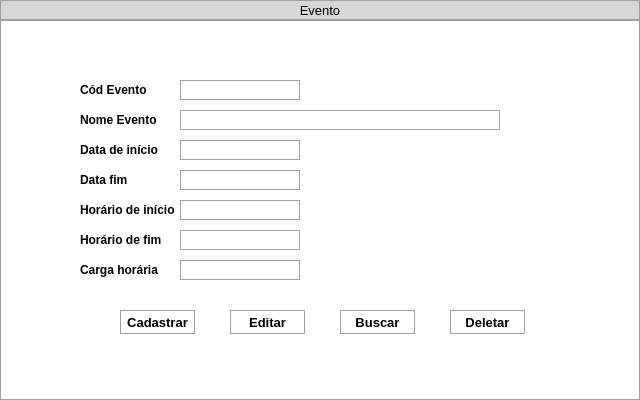
<?xml version="1.0" encoding="UTF-8"?>
<ui version="4.0">
 <class>Form</class>
 <widget class="QWidget" name="Form">
  <property name="geometry">
   <rect>
    <x>0</x>
    <y>0</y>
    <width>640</width>
    <height>400</height>
   </rect>
  </property>
  <property name="minimumSize">
   <size>
    <width>640</width>
    <height>400</height>
   </size>
  </property>
  <property name="maximumSize">
   <size>
    <width>640</width>
    <height>400</height>
   </size>
  </property>
  <property name="windowTitle">
   <string>Form</string>
  </property>
  <widget class="QWidget" name="widget_2" native="true">
   <property name="geometry">
    <rect>
     <x>0</x>
     <y>0</y>
     <width>640</width>
     <height>20</height>
    </rect>
   </property>
   <property name="minimumSize">
    <size>
     <width>640</width>
     <height>20</height>
    </size>
   </property>
   <property name="maximumSize">
    <size>
     <width>640</width>
     <height>20</height>
    </size>
   </property>
   <property name="styleSheet">
    <string notr="true">background-color: rgb(215, 215, 215);border: 1px solid;
border-color: rgb(159, 159, 159);</string>
   </property>
   <widget class="QLabel" name="label_3">
    <property name="geometry">
     <rect>
      <x>0</x>
      <y>0</y>
      <width>640</width>
      <height>20</height>
     </rect>
    </property>
    <property name="minimumSize">
     <size>
      <width>640</width>
      <height>20</height>
     </size>
    </property>
    <property name="maximumSize">
     <size>
      <width>640</width>
      <height>20</height>
     </size>
    </property>
    <property name="font">
     <font>
      <pointsize>10</pointsize>
     </font>
    </property>
    <property name="text">
     <string>Evento</string>
    </property>
    <property name="alignment">
     <set>Qt::AlignCenter</set>
    </property>
   </widget>
  </widget>
  <widget class="QWidget" name="widget" native="true">
   <property name="geometry">
    <rect>
     <x>0</x>
     <y>20</y>
     <width>640</width>
     <height>380</height>
    </rect>
   </property>
   <property name="minimumSize">
    <size>
     <width>640</width>
     <height>380</height>
    </size>
   </property>
   <property name="maximumSize">
    <size>
     <width>640</width>
     <height>380</height>
    </size>
   </property>
   <property name="styleSheet">
    <string notr="true">background-color: rgb(255, 255, 255);border: 1px solid;border-color: rgb(159, 159, 159);</string>
   </property>
   <widget class="QLabel" name="label">
    <property name="geometry">
     <rect>
      <x>80</x>
      <y>60</y>
      <width>100</width>
      <height>20</height>
     </rect>
    </property>
    <property name="minimumSize">
     <size>
      <width>100</width>
      <height>20</height>
     </size>
    </property>
    <property name="maximumSize">
     <size>
      <width>100</width>
      <height>20</height>
     </size>
    </property>
    <property name="font">
     <font>
      <pointsize>9</pointsize>
      <bold>true</bold>
     </font>
    </property>
    <property name="styleSheet">
     <string notr="true">border: 0px solid;</string>
    </property>
    <property name="text">
     <string>Cód Evento</string>
    </property>
   </widget>
   <widget class="QLabel" name="label_2">
    <property name="geometry">
     <rect>
      <x>80</x>
      <y>90</y>
      <width>100</width>
      <height>20</height>
     </rect>
    </property>
    <property name="minimumSize">
     <size>
      <width>100</width>
      <height>20</height>
     </size>
    </property>
    <property name="maximumSize">
     <size>
      <width>100</width>
      <height>20</height>
     </size>
    </property>
    <property name="font">
     <font>
      <pointsize>9</pointsize>
      <bold>true</bold>
     </font>
    </property>
    <property name="styleSheet">
     <string notr="true">border: 0px solid;</string>
    </property>
    <property name="text">
     <string>Nome Evento</string>
    </property>
   </widget>
   <widget class="QLabel" name="label_4">
    <property name="geometry">
     <rect>
      <x>80</x>
      <y>120</y>
      <width>100</width>
      <height>20</height>
     </rect>
    </property>
    <property name="minimumSize">
     <size>
      <width>100</width>
      <height>20</height>
     </size>
    </property>
    <property name="maximumSize">
     <size>
      <width>100</width>
      <height>20</height>
     </size>
    </property>
    <property name="font">
     <font>
      <pointsize>9</pointsize>
      <bold>true</bold>
     </font>
    </property>
    <property name="styleSheet">
     <string notr="true">border: 0px solid;</string>
    </property>
    <property name="text">
     <string>Data de início</string>
    </property>
   </widget>
   <widget class="QLabel" name="label_5">
    <property name="geometry">
     <rect>
      <x>80</x>
      <y>150</y>
      <width>100</width>
      <height>20</height>
     </rect>
    </property>
    <property name="minimumSize">
     <size>
      <width>100</width>
      <height>20</height>
     </size>
    </property>
    <property name="maximumSize">
     <size>
      <width>100</width>
      <height>20</height>
     </size>
    </property>
    <property name="font">
     <font>
      <pointsize>9</pointsize>
      <bold>true</bold>
     </font>
    </property>
    <property name="styleSheet">
     <string notr="true">border: 0px solid;</string>
    </property>
    <property name="text">
     <string>Data fim</string>
    </property>
   </widget>
   <widget class="QLabel" name="label_6">
    <property name="geometry">
     <rect>
      <x>80</x>
      <y>180</y>
      <width>100</width>
      <height>20</height>
     </rect>
    </property>
    <property name="minimumSize">
     <size>
      <width>100</width>
      <height>20</height>
     </size>
    </property>
    <property name="maximumSize">
     <size>
      <width>100</width>
      <height>20</height>
     </size>
    </property>
    <property name="font">
     <font>
      <pointsize>9</pointsize>
      <bold>true</bold>
     </font>
    </property>
    <property name="styleSheet">
     <string notr="true">border: 0px solid;</string>
    </property>
    <property name="text">
     <string>Horário de início</string>
    </property>
   </widget>
   <widget class="QLabel" name="label_7">
    <property name="geometry">
     <rect>
      <x>80</x>
      <y>210</y>
      <width>100</width>
      <height>20</height>
     </rect>
    </property>
    <property name="minimumSize">
     <size>
      <width>100</width>
      <height>20</height>
     </size>
    </property>
    <property name="maximumSize">
     <size>
      <width>100</width>
      <height>20</height>
     </size>
    </property>
    <property name="font">
     <font>
      <pointsize>9</pointsize>
      <bold>true</bold>
     </font>
    </property>
    <property name="styleSheet">
     <string notr="true">border: 0px solid;</string>
    </property>
    <property name="text">
     <string>Horário de fim</string>
    </property>
   </widget>
   <widget class="QLabel" name="label_8">
    <property name="geometry">
     <rect>
      <x>80</x>
      <y>240</y>
      <width>100</width>
      <height>20</height>
     </rect>
    </property>
    <property name="minimumSize">
     <size>
      <width>100</width>
      <height>20</height>
     </size>
    </property>
    <property name="maximumSize">
     <size>
      <width>100</width>
      <height>20</height>
     </size>
    </property>
    <property name="font">
     <font>
      <pointsize>9</pointsize>
      <bold>true</bold>
     </font>
    </property>
    <property name="styleSheet">
     <string notr="true">border: 0px solid;</string>
    </property>
    <property name="text">
     <string>Carga horária</string>
    </property>
   </widget>
   <widget class="QLineEdit" name="lineEdit">
    <property name="geometry">
     <rect>
      <x>180</x>
      <y>60</y>
      <width>120</width>
      <height>20</height>
     </rect>
    </property>
    <property name="minimumSize">
     <size>
      <width>120</width>
      <height>20</height>
     </size>
    </property>
    <property name="maximumSize">
     <size>
      <width>120</width>
      <height>20</height>
     </size>
    </property>
    <property name="text">
     <string/>
    </property>
   </widget>
   <widget class="QLineEdit" name="lineEdit_2">
    <property name="geometry">
     <rect>
      <x>180</x>
      <y>210</y>
      <width>120</width>
      <height>20</height>
     </rect>
    </property>
    <property name="minimumSize">
     <size>
      <width>120</width>
      <height>20</height>
     </size>
    </property>
    <property name="maximumSize">
     <size>
      <width>120</width>
      <height>20</height>
     </size>
    </property>
    <property name="text">
     <string/>
    </property>
   </widget>
   <widget class="QLineEdit" name="lineEdit_3">
    <property name="geometry">
     <rect>
      <x>180</x>
      <y>240</y>
      <width>120</width>
      <height>20</height>
     </rect>
    </property>
    <property name="minimumSize">
     <size>
      <width>120</width>
      <height>20</height>
     </size>
    </property>
    <property name="maximumSize">
     <size>
      <width>120</width>
      <height>20</height>
     </size>
    </property>
    <property name="text">
     <string/>
    </property>
   </widget>
   <widget class="QLineEdit" name="lineEdit_4">
    <property name="geometry">
     <rect>
      <x>180</x>
      <y>180</y>
      <width>120</width>
      <height>20</height>
     </rect>
    </property>
    <property name="minimumSize">
     <size>
      <width>120</width>
      <height>20</height>
     </size>
    </property>
    <property name="maximumSize">
     <size>
      <width>120</width>
      <height>20</height>
     </size>
    </property>
    <property name="text">
     <string/>
    </property>
   </widget>
   <widget class="QLineEdit" name="lineEdit_5">
    <property name="geometry">
     <rect>
      <x>180</x>
      <y>150</y>
      <width>120</width>
      <height>20</height>
     </rect>
    </property>
    <property name="minimumSize">
     <size>
      <width>120</width>
      <height>20</height>
     </size>
    </property>
    <property name="maximumSize">
     <size>
      <width>120</width>
      <height>20</height>
     </size>
    </property>
    <property name="text">
     <string/>
    </property>
   </widget>
   <widget class="QLineEdit" name="lineEdit_6">
    <property name="geometry">
     <rect>
      <x>180</x>
      <y>120</y>
      <width>120</width>
      <height>20</height>
     </rect>
    </property>
    <property name="minimumSize">
     <size>
      <width>120</width>
      <height>20</height>
     </size>
    </property>
    <property name="maximumSize">
     <size>
      <width>120</width>
      <height>20</height>
     </size>
    </property>
    <property name="text">
     <string/>
    </property>
   </widget>
   <widget class="QLineEdit" name="lineEdit_7">
    <property name="geometry">
     <rect>
      <x>180</x>
      <y>90</y>
      <width>320</width>
      <height>20</height>
     </rect>
    </property>
    <property name="minimumSize">
     <size>
      <width>320</width>
      <height>20</height>
     </size>
    </property>
    <property name="maximumSize">
     <size>
      <width>320</width>
      <height>20</height>
     </size>
    </property>
    <property name="text">
     <string/>
    </property>
   </widget>
   <widget class="QPushButton" name="pushButton">
    <property name="geometry">
     <rect>
      <x>120</x>
      <y>290</y>
      <width>75</width>
      <height>24</height>
     </rect>
    </property>
    <property name="font">
     <font>
      <pointsize>10</pointsize>
      <bold>true</bold>
     </font>
    </property>
    <property name="text">
     <string>Cadastrar</string>
    </property>
   </widget>
   <widget class="QPushButton" name="pushButton_2">
    <property name="geometry">
     <rect>
      <x>230</x>
      <y>290</y>
      <width>75</width>
      <height>24</height>
     </rect>
    </property>
    <property name="font">
     <font>
      <pointsize>10</pointsize>
      <bold>true</bold>
     </font>
    </property>
    <property name="text">
     <string>Editar</string>
    </property>
   </widget>
   <widget class="QPushButton" name="pushButton_3">
    <property name="geometry">
     <rect>
      <x>340</x>
      <y>290</y>
      <width>75</width>
      <height>24</height>
     </rect>
    </property>
    <property name="font">
     <font>
      <pointsize>10</pointsize>
      <bold>true</bold>
     </font>
    </property>
    <property name="text">
     <string>Buscar</string>
    </property>
   </widget>
   <widget class="QPushButton" name="pushButton_4">
    <property name="geometry">
     <rect>
      <x>450</x>
      <y>290</y>
      <width>75</width>
      <height>24</height>
     </rect>
    </property>
    <property name="font">
     <font>
      <pointsize>10</pointsize>
      <bold>true</bold>
     </font>
    </property>
    <property name="text">
     <string>Deletar</string>
    </property>
   </widget>
  </widget>
 </widget>
 <resources/>
 <connections/>
</ui>
